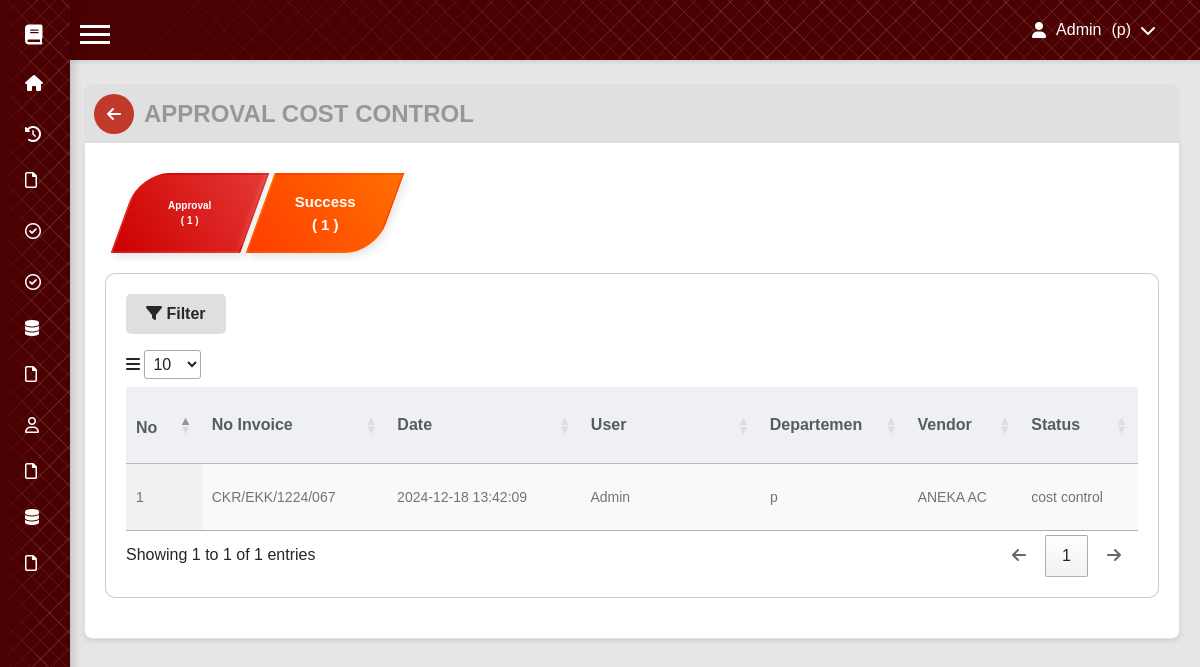
The app's page /approvalCC.php (signed in) with its own data.
### tables this page shows
CREATE TABLE `approval` (
  `id` int(11) NOT NULL,
  `id_user` int(11) NOT NULL,
  `no_invoice` varchar(20) NOT NULL,
  `date` datetime NOT NULL DEFAULT current_timestamp(),
  `dbyrkpd` int(11) DEFAULT NULL,
  `invoice` varchar(255) NOT NULL,
  `periodeAwal` date DEFAULT NULL,
  `periodeAkhir` date DEFAULT NULL,
  `tanggalPengajuan` date NOT NULL,
  `kronologi` varchar(255) DEFAULT NULL,
  `buktipesan` varchar(255) DEFAULT NULL,
  `dispo` varchar(255) DEFAULT NULL,
  `jumlahtotal` double(15,2) DEFAULT NULL,
  `jumlah_totalBukti` double(15,2) DEFAULT NULL,
  `jumlah_totalTol` double(15,2) DEFAULT NULL,
  `terbilang` varchar(255) NOT NULL,
  `status` varchar(255) NOT NULL DEFAULT 'draft',
  `revisi_by` varchar(255) NOT NULL,
  `catatan` varchar(500) DEFAULT NULL
);

CREATE TABLE `users` (
  `id` int(11) NOT NULL,
  `username` varchar(20) NOT NULL,
  `nik` varchar(50) NOT NULL,
  `email` varchar(255) NOT NULL,
  `password` varchar(255) NOT NULL,
  `dept` varchar(255) DEFAULT NULL,
  `level` enum('admin','user','head section','cost control') NOT NULL
);

CREATE TABLE `vendor` (
  `id` int(11) NOT NULL,
  `no_vendor` varchar(255) NOT NULL,
  `nama` varchar(255) NOT NULL
);

### includes/PROapCC.php (called while the page is built, shortened)
<?php
include 'config.php';
$APcount = $config->query("SELECT COUNT(*) AS count FROM approval WHERE status ='cost control' ")->fetch_assoc()['count'];
$SCcount = $config->query("SELECT COUNT(*) AS count FROM approval WHERE status ='success' ")->fetch_assoc()['count'];
?>

### approvalCC.php (the view, shortened to what this page needs)
<?php include 'includes/PROapCC.php'; ?>
<?php include 'navbar.php'; ?>
<!DOCTYPE html>
<html lang="en">
<head>
    <link href="https://maxcdn.bootstrapcdn.com/bootstrap/4.5.2/css/bootstrap.min.css" rel="stylesheet">
    <link href="https://cdn.datatables.net/1.13.1/css/jquery.dataTables.css" rel="stylesheet">
    <link href="https://cdn.datatables.net/rowreorder/1.3.2/css/rowReorder.dataTables.css" rel="stylesheet">
    <link href="https://cdn.datatables.net/responsive/2.4.1/css/responsive.dataTables.css" rel="stylesheet">
    <link href="assets/css/approval/approvalCC.css" rel="stylesheet" />
    <link rel="stylesheet" href="https://cdnjs.cloudflare.com/ajax/libs/flatpickr/4.6.13/flatpickr.min.css">
    <link href="https://cdn.jsdelivr.net/npm/sweetalert2@11/dist/sweetalert2.min.css" rel="stylesheet">
    <link rel="stylesheet" href="https://cdnjs.cloudflare.com/ajax/libs/font-awesome/6.0.0-beta3/css/all.min.css">
</head>
<body id="body">
    <div class="header">
        <a href="home.php" class="back-button">
            <i class="fas fa-arrow-left"></i>
        </a>
        <h1 class="title-form">APPROVAL COST CONTROL</h1>
    </div>
    <div class="card">
        <div class="nav-buttons-container">
            <div class="nav-buttons">
                <button onclick="showPage(1)" id="btn-1" class="nav-btn"><span style="font-size: 10px;">Approval<br>(
                        <?php echo $APcount; ?> )</span></button>
                <button onclick="showPage(2)" id="btn-2" class="nav-btn"><span style="font-size: 15px;">Success <br>(
                        <?php echo $SCcount; ?> )</span></button>
            </div>
        </div>
        <div class="card2">
            <div id="page-1" class="table-page">
                <div class="table-container">
                    <div>
                        <button id="showF1" class="btn-f" style="margin-bottom: 1rem;"><i
                                class="fa-solid fa-filter"></i> Filter</button>
                    </div>
                    <table id="myTable1" class="display nowrap" style="width:100%">
                        <thead>
                            <tr class="fw-semibold fs-6 bg-body-secondary opacity-75 ">
                                <th style="height: 50px;width: 40px; padding-top:1rem">No</th>
                                <th>No Invoice</th>
                                <th>Date</th>
                                <th>User</th>
                                <th>Departemen</th>
                                <th>Vendor</th>
                                <th>Status</th>
                            </tr>
                        </thead>
                        <tbody>
                            <?php
                            include 'includes/config.php';
                            $query = "SELECT approval.*, vendor.no_vendor, vendor.nama as vendor, users.dept as dept ,users.username as user
                            FROM approval
                             LEFT JOIN vendor ON approval.dbyrkpd = vendor.id
                             LEFT JOIN users ON approval.id_user = users.id WHERE status = 'cost control'";
                            $query .= " ORDER BY date DESC";
                            $result = mysqli_query($config, $query);
                            $no = 1;
                            while ($row = mysqli_fetch_assoc($result)) {
                            ?>
                                <tr class="clickable-row1 text-muted  " style="font-size: 14px;"
                                    data-id="<?php echo $row['id']; ?>">
                                    <td style="height: 50px;"><?php echo $no++; ?></td>
                                    <td><?php echo htmlspecialchars($row['no_invoice']); ?></td>
                                    <td><?php echo htmlspecialchars($row['date']); ?></td>
                                    <td style="width: 10rem;"><?php echo htmlspecialchars($row['user']); ?></td>
                                    <td><?php echo htmlspecialchars($row['dept']); ?></td>
                                    <td><?php echo htmlspecialchars($row['vendor']); ?></td>
                                    <td><?php echo htmlspecialchars($row['status']); ?></td>
                                </tr>
                            <?php
                            }
                            ?>
                        </tbody>
                    </table>
                </div>
            </div>
        </div>
    </div>
</body>
</html>

### assets/css/styles.css (style rules this page uses)
body { display: flex; font-family: "Segoe UI", Tahoma, Geneva, Verdana, sans-serif; margin: 0; overflow-x: hidden; }

### assets/css/approval/approvalCC.css (style rules this page uses)
:root { --color1: linear-gradient(45deg, #ff7f7f, #ff4d4d); --color2: linear-gradient(45deg, #ff3d00, #ff6f00); --color1-dark: linear-gradient(45deg, #cc0000, #e53935); --color2-dark: linear-gradient(45deg, #c62828, #d32f2f); --hover-color1: linear-gradient(45deg, #ff6f6f, #ff3d3d); --hover-color2: linear-gradient(45deg, #ff4d00, #ff8c00); color: #f5f3f3; }
body { font-family: Arial, sans-serif; margin: 0; padding: 20px; background-color: #e6e6e6; }
.header { display: flex; max-width: 100%; align-items: center; background-color: #e0e0e0; padding: 10px; border-radius: 8px 8px 0 0; margin-bottom: -1px; margin-top: 4rem; margin-left: 4rem; }
.back-button { background-color: #c0392b; border: none; border-radius: 50%; color: white; width: 40px; height: 40px; display: flex; align-items: center; justify-content: center; margin-right: 10px; cursor: pointer; transition: background-color 0.3s; }
.title-form { font-weight: 600; }
h1 { font-size: 24px; margin: 0; color: #6f6f6fa5; }
.card { max-width: 100%; padding: 20px; border-radius: 0 0 8px 8px; box-shadow: 0 2px 5px rgba(0, 0, 0, 0.1); overflow: hidden; border: 1px solid #e0e0e0; margin-top: -1px; margin-left: 4rem; overflow: visible; }
.card2 { margin-top: 10px; border: 1px solid rgba(128, 128, 128, 0.5); padding: 20px; margin-bottom: 20px; background-color: white; border: 1px solid #9f9f9f89; border-radius: 10px; width: calc(100% - 0px); transition: box-shadow 0.3s ease, width 0.3s ease; }
.nav-btn { border: 2px solid transparent; box-shadow: 4px 4px 8px rgba(0, 0, 0, 0.1), -4px -4px 8px rgba(255, 255, 255, 0.5); width: 130px; height: 80px; cursor: pointer; transition: background-color 0.3s, color 0.3s, border-color 0.3s, box-shadow 0.3s, transform 0.3s; position: relative; font-weight: bold; text-align: center; color: #ffffff; display: flex; align-items: center; justify-content: center; }
.nav-btn::before { content: ''; position: absolute; top: 0; left: 0; width: 100%; height: 100%; background: rgba(0, 0, 0, 0.1); transition: opacity 0.3s; z-index: -1; opacity: 0; }
.nav-btn::after { content: ''; position: absolute; bottom: 0; left: 50%; width: 0; height: 3px; background: #f4f1f1; transition: width 0.3s, left 0.3s; transform: translateX(-0%); }
.nav-btn.active { color: white; background-color: transparent; }
#btn-1.active { background: var(--color1-dark) !important; }
#btn-1 { border-radius: 30px 0 0 0; transform: skew(-20deg); background: var(--color1); margin-left: 20px; }
#btn-2 { border-radius: 0 0 30px 0 ; transform: skew(-20deg); background: var(--color2); }
#btn-1 span, #btn-2 span { display: block; transform: skew(20deg); }
.nav-buttons-container { overflow-x: auto; white-space: nowrap; padding: 10px 0; }
.nav-buttons { display: flex; gap: 5px; }
.nav-btn { flex: 0 0 auto; min-width: 100px; white-space: normal; overflow: hidden; }
.nav-btn.active { background-color: #007bff; color: white; }
html { scrollbar-color: red #f1f1f1; scrollbar-width: thin; }

### approvalCC.php (style rules this page uses)
.btn-f { background: #b3b3b36a; font-weight: 600; color: #282828; border: none; border-radius: 5px; padding: 8px 20px; font-size: 16px; cursor: pointer; transition: background 0.3s ease; }

### records on screen
approval: no_invoice "CKR/EKK/1224/067", date "2024-12-18 13:42:09", id_user.username "Admin", id_user.dept "p", vendor.nama "ANEKA AC", status "cost control"

### other values on screen
$_SESSION['username'] "Admin"
$_SESSION['dept'] "p"
$APcount "1"
$SCcount "1"
